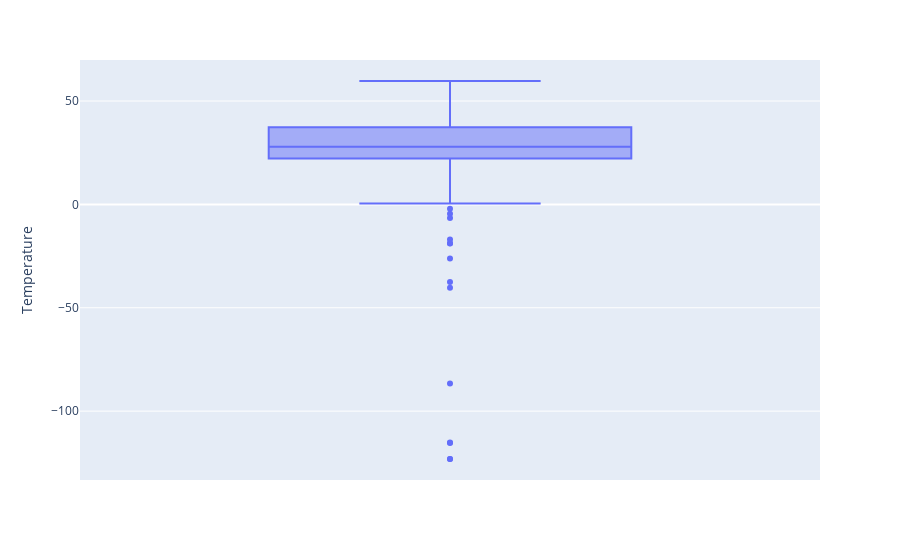
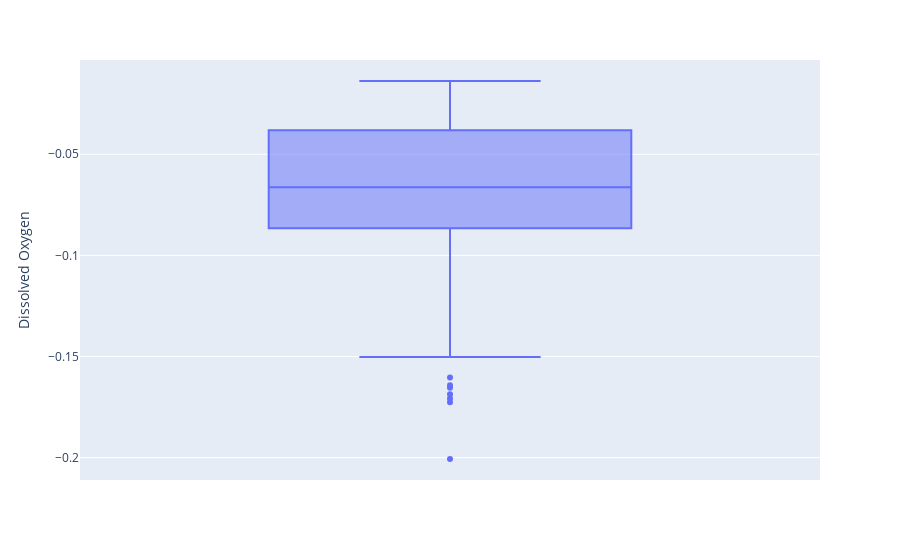
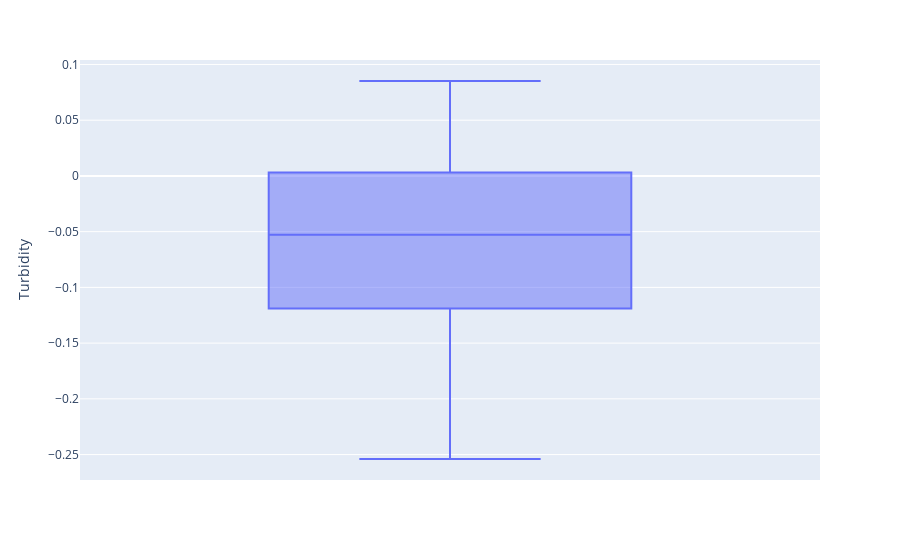
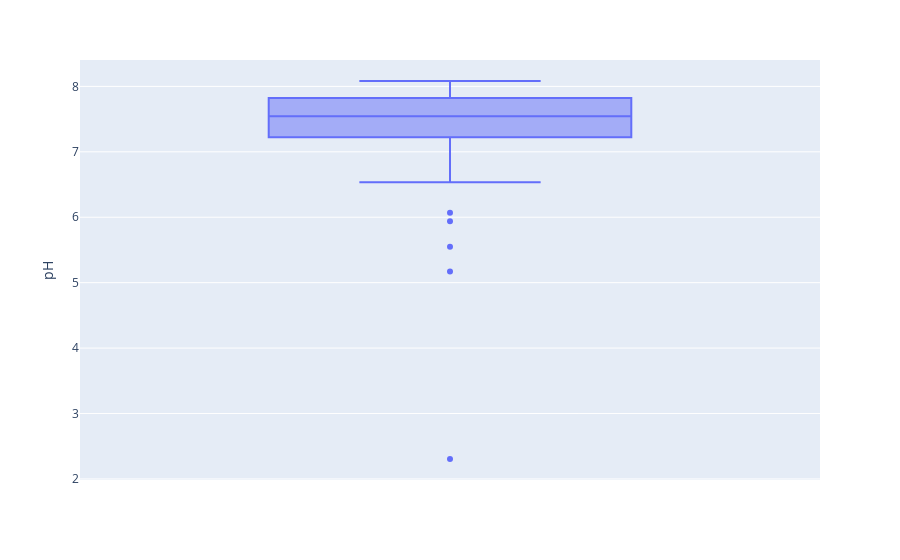

The code cell stored with these charts, in order, in its notebook:
### Code cell
plot_box(df_temp,'Temperature')
plot_box(df_do,'Dissolved Oxygen')
plot_box(df_tb,'Turbidity')
plot_box(df_ph,'pH')
plot_box(df_sal,'Salinity')
plot_box(df_ch,'Chlorophyll')
plot_box(df_dom,'Dissolved Organic Matter')
plot_box(df_sm,'Suspended Matter')

### Figure 1 — Plotly figure (JSON) as saved in the notebook; plotly's stock layout.template omitted (floating-point values rounded to 4 significant figures; data arrays with more than 128 entries replaced by an {"elided": "..."} marker saying what was removed)
{"data": [{"alignmentgroup": "True", "hovertemplate": "Temperature=%{y}<extra></extra>", "legendgroup": "", "marker": {"color": "#636efa"}, "name": "", "notched": false, "offsetgroup": "", "orientation": "v", "showlegend": false, "type": "box", "x0": " ", "xaxis": "x", "y": {"elided": "230 float values"}, "y0": " ", "yaxis": "y"}], "layout": {"boxmode": "group", "legend": {"tracegroupgap": 0}, "margin": {"t": 60}, "xaxis": {"anchor": "y", "domain": [0, 1]}, "yaxis": {"anchor": "x", "domain": [0, 1], "title": {"text": "Temperature"}}}}

### Figure 2 — Plotly figure (JSON) as saved in the notebook; plotly's stock layout.template omitted (floating-point values rounded to 4 significant figures; data arrays with more than 128 entries replaced by an {"elided": "..."} marker saying what was removed)
{"data": [{"alignmentgroup": "True", "hovertemplate": "Dissolved Oxygen=%{y}<extra></extra>", "legendgroup": "", "marker": {"color": "#636efa"}, "name": "", "notched": false, "offsetgroup": "", "orientation": "v", "showlegend": false, "type": "box", "x0": " ", "xaxis": "x", "y": {"elided": "167 float values"}, "y0": " ", "yaxis": "y"}], "layout": {"boxmode": "group", "legend": {"tracegroupgap": 0}, "margin": {"t": 60}, "xaxis": {"anchor": "y", "domain": [0, 1]}, "yaxis": {"anchor": "x", "domain": [0, 1], "title": {"text": "Dissolved Oxygen"}}}}

### Figure 3 — Plotly figure (JSON) as saved in the notebook; plotly's stock layout.template omitted (floating-point values rounded to 4 significant figures; data arrays with more than 128 entries replaced by an {"elided": "..."} marker saying what was removed)
{"data": [{"alignmentgroup": "True", "hovertemplate": "Turbidity=%{y}<extra></extra>", "legendgroup": "", "marker": {"color": "#636efa"}, "name": "", "notched": false, "offsetgroup": "", "orientation": "v", "showlegend": false, "type": "box", "x0": " ", "xaxis": "x", "y": {"elided": "167 float values"}, "y0": " ", "yaxis": "y"}], "layout": {"boxmode": "group", "legend": {"tracegroupgap": 0}, "margin": {"t": 60}, "xaxis": {"anchor": "y", "domain": [0, 1]}, "yaxis": {"anchor": "x", "domain": [0, 1], "title": {"text": "Turbidity"}}}}

### Figure 4 — Plotly figure (JSON) as saved in the notebook; plotly's stock layout.template omitted (floating-point values rounded to 4 significant figures; data arrays with more than 128 entries replaced by an {"elided": "..."} marker saying what was removed)
{"data": [{"alignmentgroup": "True", "hovertemplate": "pH=%{y}<extra></extra>", "legendgroup": "", "marker": {"color": "#636efa"}, "name": "", "notched": false, "offsetgroup": "", "orientation": "v", "showlegend": false, "type": "box", "x0": " ", "xaxis": "x", "y": {"elided": "167 float values"}, "y0": " ", "yaxis": "y"}], "layout": {"boxmode": "group", "legend": {"tracegroupgap": 0}, "margin": {"t": 60}, "xaxis": {"anchor": "y", "domain": [0, 1]}, "yaxis": {"anchor": "x", "domain": [0, 1], "title": {"text": "pH"}}}}
